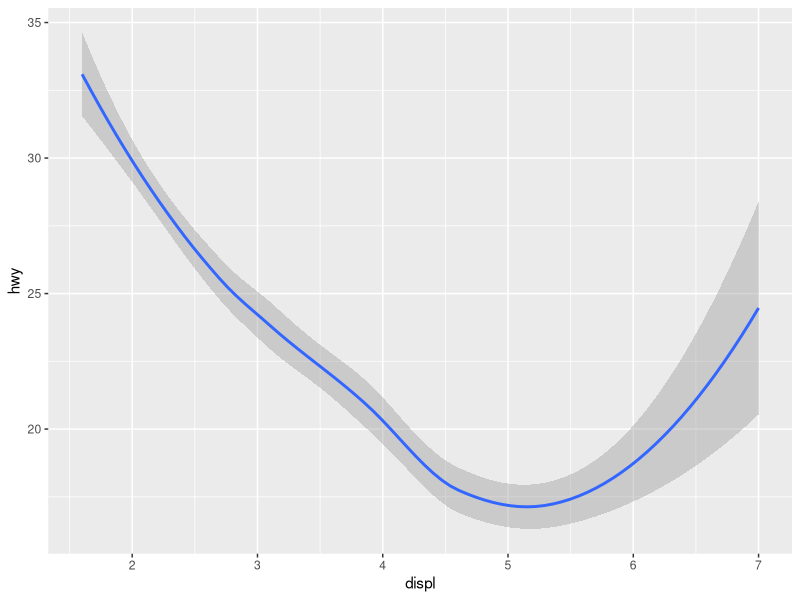

Write R code to recreate this figure.
## ---- chunk 1
knitr::opts_chunk$set(echo = TRUE)
## ---- chunk 2
library(tidyverse)

ggplot(data = mpg) +
  geom_smooth(mapping = aes(x = displ, y = hwy))
